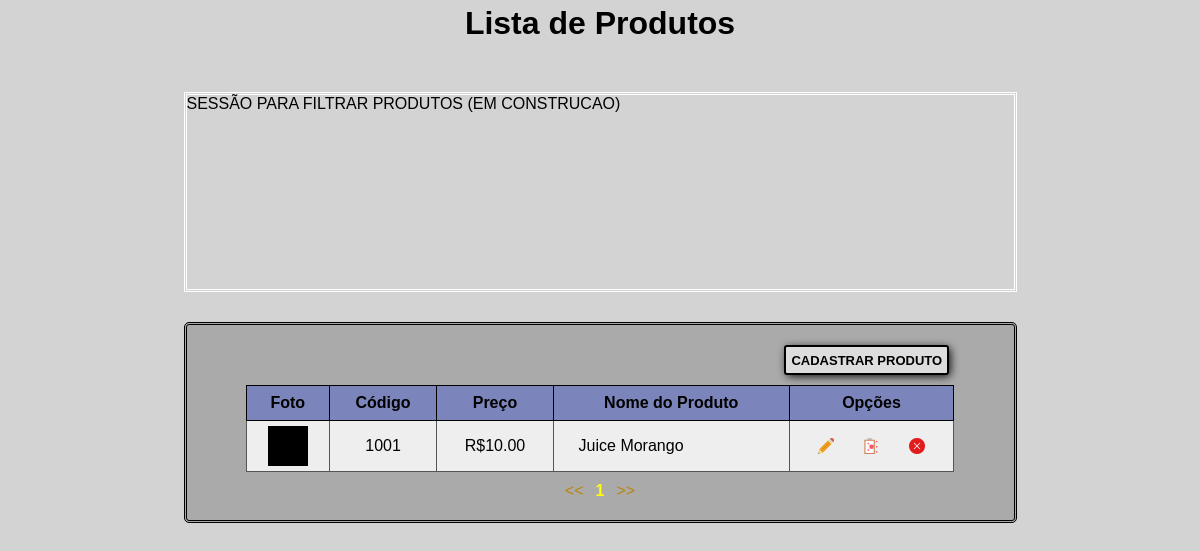
The page /iframe/produtos/lista/ (signed in) on the database as committed earlier.
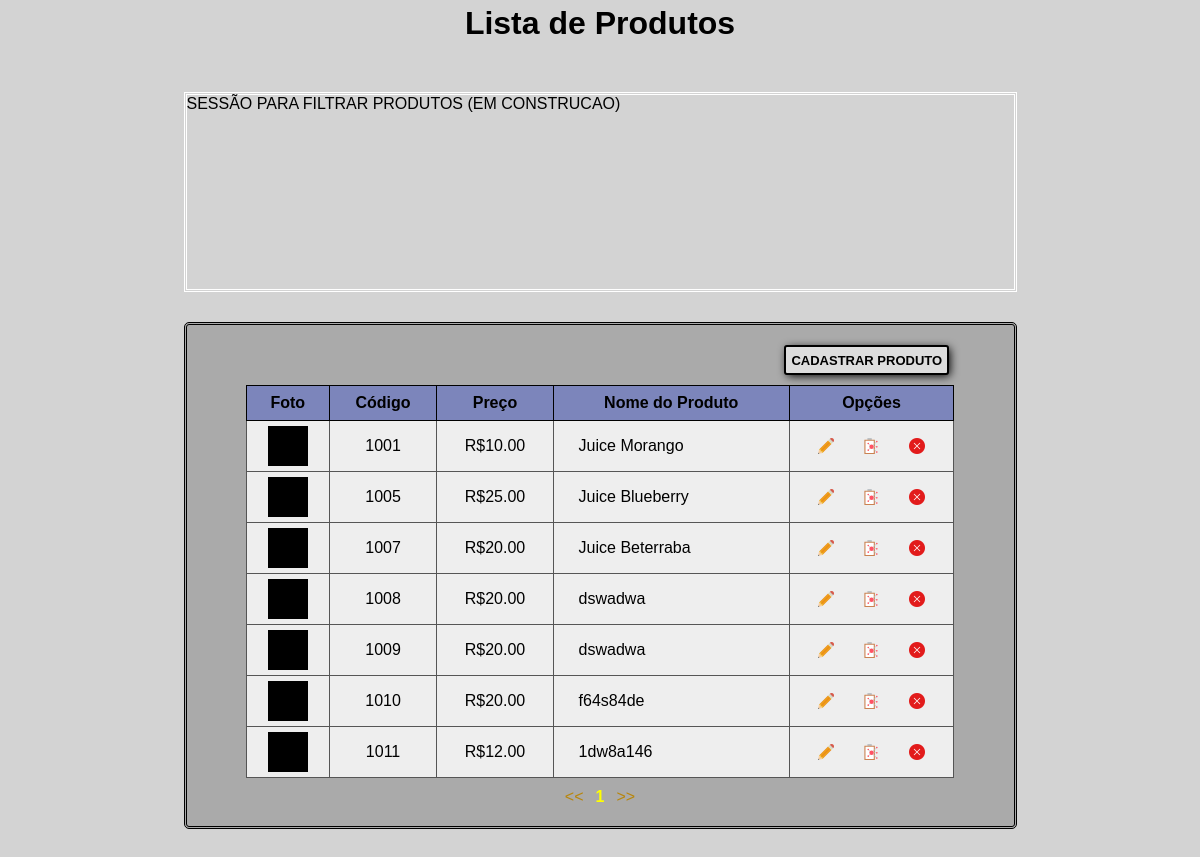
The same page on the database as committed later.
### core/models.py (models this page shows, shortened)
class Produto(models.Model):
    pkid_produto = models.AutoField(primary_key=True, )
    fkid_categoria = models.ForeignKey(
        'Categoriaproduto',
        on_delete=models.CASCADE,
        verbose_name='Categoria')
    fkid_unidademedida = models.ForeignKey(
        'Unidademedida',
        on_delete=models.CASCADE,
        verbose_name='Unidade de Medida')
    codproduto = models.CharField('Código', unique=True, max_length=8)
    nomeproduto = models.CharField('Nome do Produto', max_length=50)
    preco = models.DecimalField('Preço', max_digits=10, decimal_places=2)
    precocusto = models.DecimalField(
        'Preço de Custo', max_digits=10, decimal_places=2, blank=True, null=True)
    totalestoque = models.IntegerField('Qtd. em Estoque', default=0)
    descricao = models.CharField(
        'Descrição', max_length=300, blank=True, null=True)
    sabor = models.CharField('Sabor', max_length=45, blank=True, null=True)
    marca = models.CharField('Marca', max_length=50, blank=True, null=True)
    altura = models.IntegerField('Altura')
    largura = models.IntegerField('Largura')
    profundidade = models.IntegerField('Profundidade')
    peso = models.DecimalField('Peso', max_digits=10, decimal_places=3, )
    fotoproduto = models.FileField(
        'Foto do Produto', upload_to='uploads/%Y/%m', max_length=1000, blank=True, null=True)
    vendivel = models.BooleanField(default=1)
    hide = models.BooleanField(default=0)
    class Meta:
        managed = True
        verbose_name = 'Produto'
        verbose_name_plural = 'Produtos'

### core/my_views/produtos.py (the view)
# urls.py: path('lista/', view.lista_produtos, name="lista_produtos"),
@login_required(login_url="/admin")
def lista_produtos(request):
    codigo = request.GET.get('search_cod_produto', '')
    palavra_chave = request.GET.get('search_keyword_prod', '')
    deletado = request.GET.get('deleted', False)
    page = int(request.GET.get('page', 1))
    produtos = filtra_produtos(codigo, palavra_chave)  # Função em funcoes.py
    paginas = Paginator(produtos, 10)
    pagina = paginas.get_page(page)
    url = arruma_url_page(request)  # Função em funcoes.py
    context = {
        "pagina": pagina,
        "deletado": deletado,
        "url": url
    }
    return render(request, "iframe/produtos/lista_produtos.html", context)

### core/funcoes.py (called while the page is built)
def arruma_url_page(request):
    url = str(request.get_full_path())
    if "&page=" in url:
        url = url[:-7]
    elif url.endswith('/'):
        url += '?'
    return url

def filtra_produtos(codigo, palavra_chave):
    return Produto.objects.filter(
        Q(nomeproduto__icontains=palavra_chave) |
        Q(descricao__icontains=palavra_chave),
        codproduto__icontains=codigo,
        hide=False
    ).order_by('codproduto')

### core/templates/iframe/produtos/lista_produtos.html (shortened to what this page needs)
<html>
<head>
	<link rel="stylesheet"  type="text/css" href="/static/css/site.css"/>
    <link rel="stylesheet"  type="text/css" href="/static/css/patterns/lista.css"/>
	<link rel="stylesheet"  type="text/css" href="/static/css/iframe/produtos/lista_produtos.css"/>
</head>
<body>
	<h1> Lista de Produtos </h1>
	<div class="search_opts_wrapper white">
		SESSÃO PARA FILTRAR PRODUTOS (EM CONSTRUCAO)
	</div>
    <section class="content">
        <div class="opt_content">
            <div class="divCadastrar">
                <a href="/iframe/produtos/cadastrar">
                    <button class="btMain btCadastrar">
                    CADASTRAR PRODUTO
                    </button>
                </a>
            </div>
        </div>
        <table>
            <thead>
                <tr>
                    <th>Foto</th>
                    <th>Código</th>
                    <th>Preço</th>
                    <th>Nome do Produto</th>
                    <th>Opções</th>
                </tr>
            </thead>
            <tbody>
            {% for produto in pagina %}
                <tr>
                    <td>
                        <div class="img_div_produto">
                            <img class="img_produto" src="{{ produto.fotoproduto.url }}" alt="Foto do Produto"/>
                        </div>
                    </td>
                    <td class="txt_center">
                        {{ produto.codproduto }}
                    </td>
                    <td class="txt_center">
                        R${{ produto.preco }}
                    </td>
                    <td class="lft_padding">
                        {{ produto.nomeproduto }}
                    </td>
                    <td>
                        <div class="opts_holder flex_row_nw">
                            <a href="/iframe/produtos/{{ produto.pkid_produto }}" title="editar" class='vertical opt_bt'>
                                <div class="opt_bt opt_edit">
                                </div>
                            </a>
                            <a href="/iframe/produtos/{{ produto.pkid_produto }}/formula" title="formula" class="vertical opt_bt">
                                <div class="opt_bt opt_formula">
                                </div>
                            </a>
                            <a href="javascript:confirmaJanelaOn('{{ produto.pkid_produto }}')" title="deletar" class='vertical opt_bt'>
                                <div class="opt_bt opt_delete">
                                </div>
                            </a>
                        </div>
                    </td>
                </tr>
            {% endfor %}
            </tbody>
        </table>
        <div class="divPaginas">
            {% if pagina.has_previous %}
                <a class="linkPagina bee" href="{{ url }}&page=1"><<</a>
                <a class="linkPagina white"> </a>
                <a class="linkPagina bee" href="{{ url }}&page={{ pagina.previous_page_number }}"> {{ pagina.previous_page_number }}</a>
            {% else %}
                <a class="linkPagina bee" href=""><<</a>
            {% endif %}
            <a class="linkPagina bee current">{{ pagina.number }}</a>
            {% if pagina.has_next %}
                <a class="linkPagina bee" href="{{ url }}&page={{ pagina.next_page_number }}">{{ pagina.next_page_number }}</a>
                <a class="linkPagina white"> </a>
                <a class="linkPagina bee" href="{{ url }}&page={{ pagina.paginator.num_pages }}">>></a>
            {% else %}
                <a class="linkPagina bee" href="">>></a>
            {% endif %}
        </div>
    </section>
</body>
</html>

### core/static/css/site.css (style rules this page uses)
* { box-sizing: border-box; font-family: Arial, Helvetica, sans-serif; }
h1 { width: auto; color: black; text-align: center; margin: auto auto; }
body { margin: 0; margin-bottom: 0; padding: 5px; padding-bottom: 120px; background-color: lightgray; color: black; height: 120%; }
a { color: black; text-decoration: none; }
a.bee { color: darkgoldenrod; }

### core/static/css/patterns/lista.css (style rules this page uses)
h1 { margin-bottom: 20px ; }
a.current { color: yellow; font-weight: 600; }
.btCadastrar { border-radius: 3px; border: 2px solid black; box-shadow: 2px 2px 10px -1px black; background-color: #ddd; cursor: pointer; font-size: 13px; padding: 5px; width: auto; }
.opt_content { margin: auto auto; width: 90%; display: flex; flex-flow: row nowrap; }
.divPaginas { color: black; width: 30%; margin: auto; display: flex; justify-content: center; text-align: start; }
.linkPagina { margin: auto 3px; }
.divCadastrar { margin-right: 0px; margin-left: auto; width: 35%; text-align: end; }

### core/static/css/iframe/produtos/lista_produtos.css (style rules this page uses)
.search_opts_wrapper { width: 70%; height: 200px; margin: 30px auto; margin-top: 50px; border: 3px double white; }
.img_div_produto { margin: auto; width: 40px; height: 40px; }
.img_produto { width: 100%; height: 100%; object-fit: contain; }

### core/static/css/my_css/buttons.css (style rules this page uses)
.btMain { cursor: pointer; margin: auto 5px; color: black; width: 100px; height: 30px; background-color: white; border: 2px solid black; border-radius: 5px; font-weight: 600; font-size: 90%; transition: 0.4s; }
.opt_bt { background-repeat: no-repeat; background-position: center; height: 20px; width: 20px; }
a.opt_bt { margin: auto 5px; height: auto; width: 20px; }
.opt_edit { background-image: url("/static/img/edit.png"); background-size: 80%; }
.opt_delete { background-image: url("/static/img/delete.png"); background-size: 80%; }
.opt_formula { background-image: url("/static/img/formula.svg"); background-size: 80%; }

### core/static/css/my_css/dft_table.css (style rules this page uses)
table, th, td, tr { border-collapse: collapse; }
th, td { border-bottom: 1px solid #555; }
thead * { border: 1px solid black; }
tbody th, tbody td { border-left: 1px solid #555; border-right: 1px solid #555; }
table { margin: 10px auto; width: 90%; }
th { background-color: #7C85BB; height: 35px; padding: 5px; margin-bottom: 10px; }
tr { width: 100%; }
td { background-color: #eee; height: 25px; padding: 5px; }
td.lft_padding { padding-left: 25px; }
.opts_holder { height: 100%; justify-content: space-evenly; width: 100%; }

### core/static/css/my_css/defaults.css (style rules this page uses)
.content { border-radius: 5px; border: 3px double black; background-color: #aaa; margin: auto; padding: 20px; width: 70%; min-width: 550px; }

### core/static/css/usefull.css (style rules this page uses)
.flex_row_nw { display: flex; flex-flow: row nowrap; }
.vertical { display: flex; flex-flow: column nowrap; justify-content: center; }
.txt_center { text-align: center; }

Rows that differ between the two databases and show on the page:
added Produto: fotoproduto (placeholder picture), codproduto "1005", preco "25.00", nomeproduto "Juice Blueberry"
added Produto: fotoproduto (placeholder picture), codproduto "1007", preco "20.00", nomeproduto "Juice Beterraba"
added Produto: fotoproduto (placeholder picture), codproduto "1008", preco "20.00", nomeproduto "dswadwa"
added Produto: fotoproduto (placeholder picture), codproduto "1009", preco "20.00", nomeproduto "dswadwa"
added Produto: fotoproduto (placeholder picture), codproduto "1010", preco "20.00", nomeproduto "f64s84de"
added Produto: fotoproduto (placeholder picture), codproduto "1011", preco "12.00", nomeproduto "1dw8a146"
